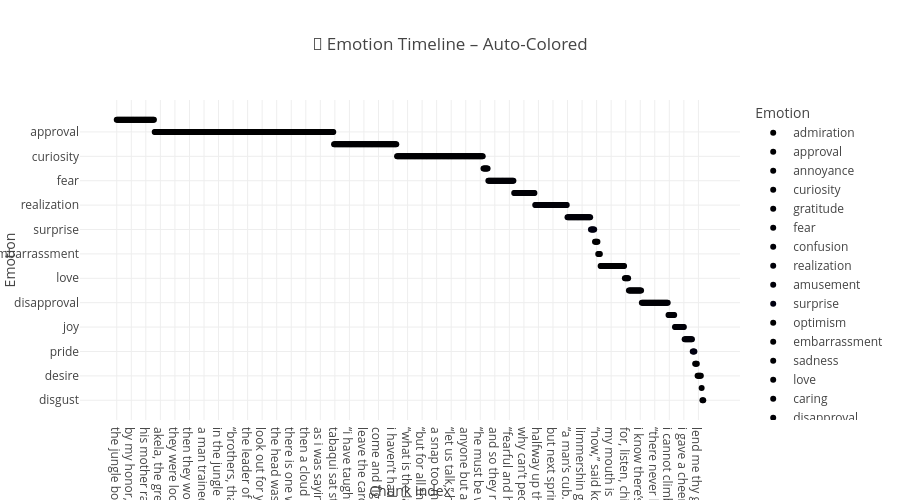

Notebook code cell kept with this figure:
### Code cell
fig = px.scatter(
    df,
    x="chunk",
    y="effective_emotion",
    color="effective_emotion",  # Plotly assigns colors automatically
    hover_data={
        "chunk": True,
        "effective_emotion": True,
        "Predicted_Emotion": True,
        "Top_3_Emotions": True
    },
    labels={"chunk": "Chunk Index", "effective_emotion": "Emotion"},
    title="🎨 Emotion Timeline – Auto-Colored",
    height=500
)
fig.show()
